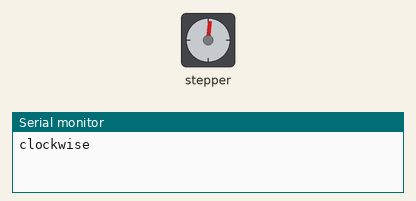
A sketch run on a simulated ATtiny85, built with avr-gcc and run on an emulated ATtiny85. Parts: stepper motor, the last lines printed to the serial monitor. Stepper angles assume 200 steps per turn.

Above: at 0.05 s.
At 1.0 s:
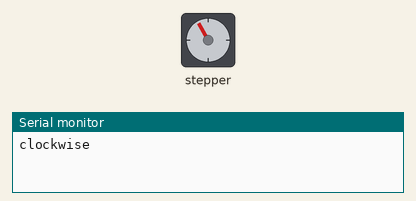
At 1.75 s:
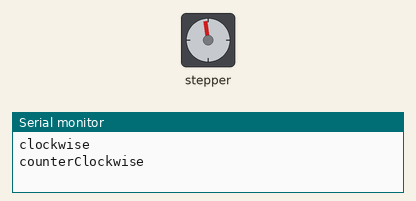
At 2.5 s:
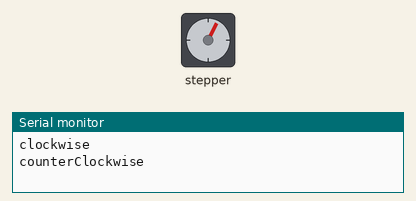
Timing chart, 0 to 7.0 s (numbered marks = the images above):
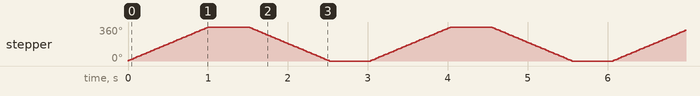

The sketch:

DCMotor.ino
```cpp
// Include the Arduino Stepper Library
#include <Stepper.h>

// Define Constants

// Number of steps per output rotation
const int STEPS_PER_REV = 200;

// The pins used are 1,2,3,4
// Connected to L298N Motor Driver In1, In2, In3, In4
// Pins entered in sequence 1-2-3-4 for proper step sequencing

Stepper stepper_NEMA17(STEPS_PER_REV, 8, 9, 10, 11);

void setup() {
  //int motorSpeed = map(60, 0, 1023, 0, 100);
  stepper_NEMA17.setSpeed(60);
  Serial.begin(9600);
}

void loop() {
    // step 1/100 of a revolution:
    Serial.println("clockwise");
    stepper_NEMA17.step(STEPS_PER_REV);
    delay(500);

    Serial.println("counterClockwise");
    stepper_NEMA17.step(-STEPS_PER_REV);
    delay(500);
}
```

Measured:
- by itself, stepper: turns 360° clockwise in 1.0 s, then 360° counter-clockwise in 1.0 s, repeating every 3.0 s
